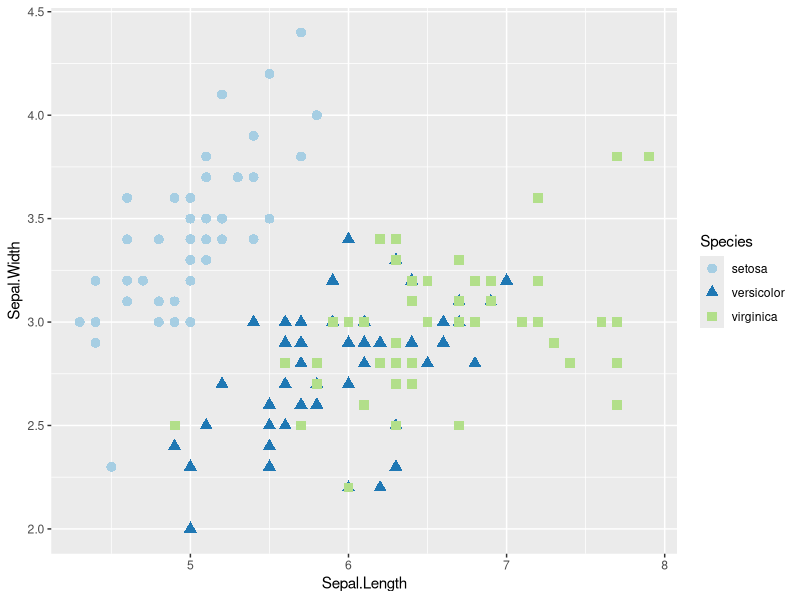
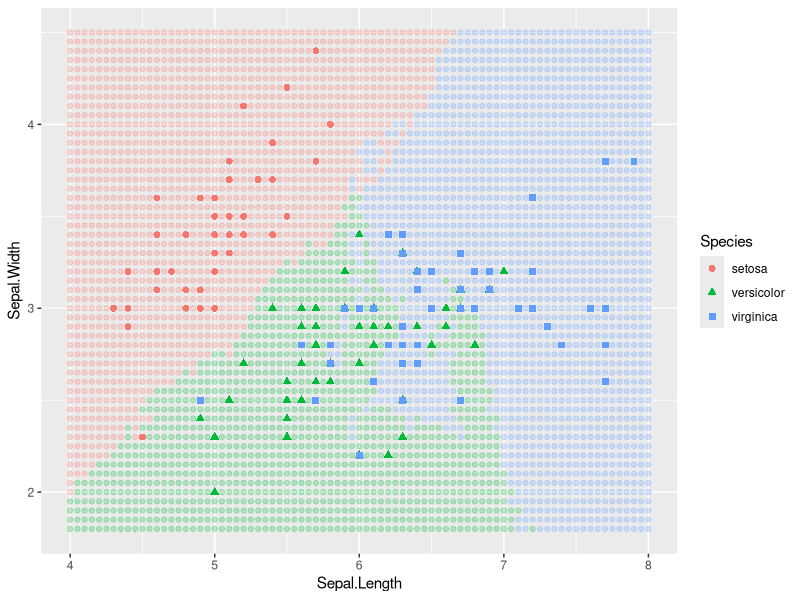

The R source for these figures, in order:
library(tidyverse)
library(class)
library(RColorBrewer)
library(caret)


iris<-iris

ggplot(data=iris,aes(x=Sepal.Length,
                     y=Sepal.Width,
                     color=Species,
                     shape=Species))+
  geom_point(size=3)+
  scale_color_brewer(palette="Paired")


testing<-expand.grid(
  Sepal.Length = seq(4,8, by = 0.05),
  Sepal.Width = seq(1.8,4.5,by = 0.05)
)

knn_model<-knn(
  train=iris%>%
    select(Sepal.Length,Sepal.Width),
  test=testing,
  cl=iris$Species,
  k=5
)
testing<-testing%>%
  mutate(
    Species=knn_model
  )

ggplot() + 
  geom_point(data=testing, 
             aes(x=Sepal.Length,
                 y=Sepal.Width,
                 color=Species), 
             alpha = 0.25) + 
  geom_point(data=iris, 
             aes(x=Sepal.Length,
                 y=Sepal.Width,
                 color=Species,
                 shape=Species),
             size=2)
